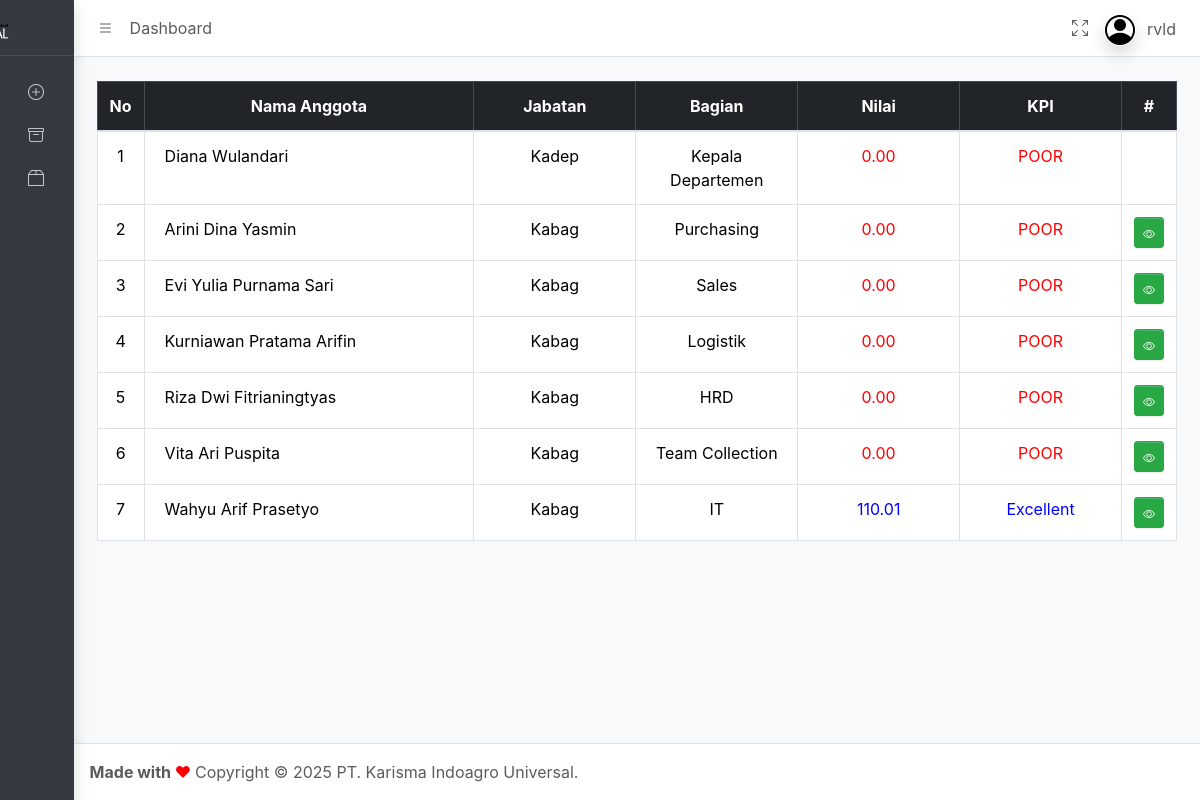
Before: /kpikadep.php (signed in) with the older database file.
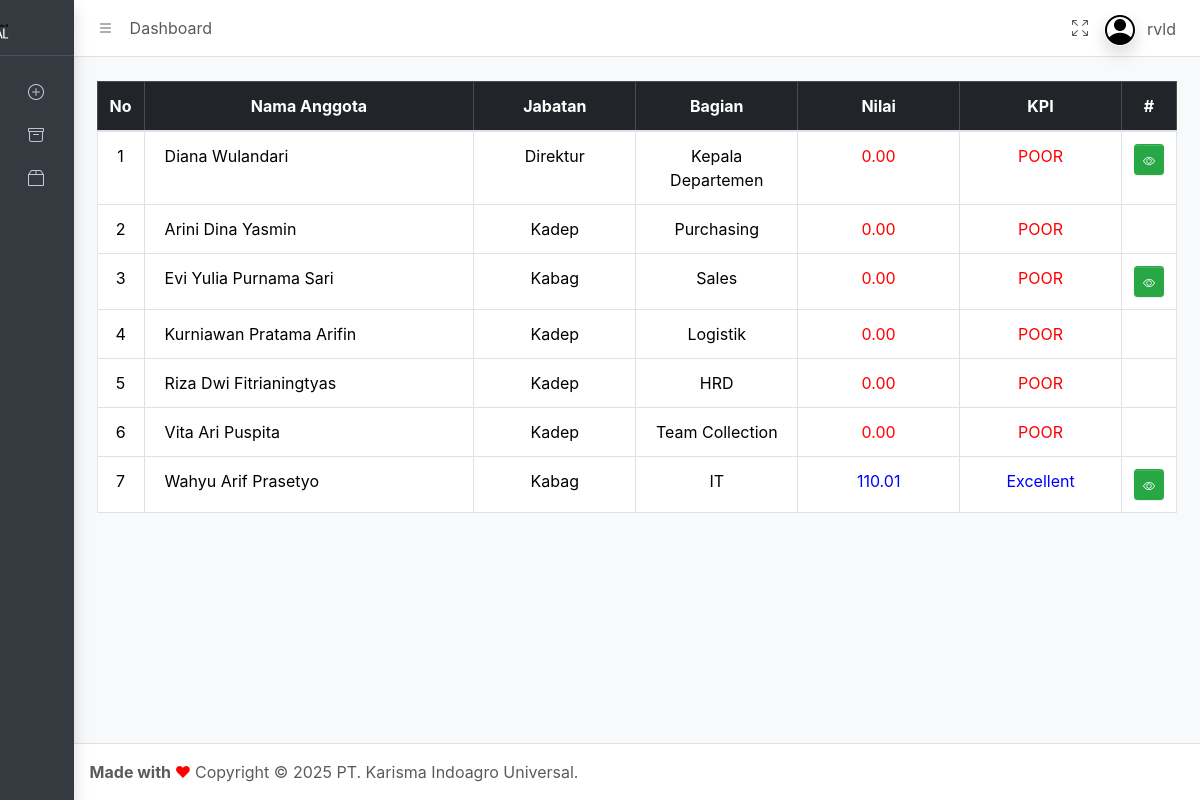
After: the same page with the newer database file.
### tables this page shows
CREATE TABLE `tb_users` (
  `id` int NOT NULL,
  `username` varchar(255) NOT NULL,
  `nama_lngkp` varchar(255) NOT NULL,
  `nik` varchar(255) NOT NULL,
  `bagian` varchar(255) NOT NULL,
  `departement` varchar(255) NOT NULL,
  `jabatan` varchar(255) NOT NULL,
  `atasan` varchar(255) NOT NULL,
  `penilai` varchar(255) NOT NULL
);

CREATE TABLE `tb_bobotkpi` (
  `idbobotkpi` int NOT NULL,
  `id_user` int NOT NULL,
  `bobotwhat` int NOT NULL,
  `bobothow` int NOT NULL
);

### helper/getUser.php (called while the page is built, shortened)
<?php
require 'config.php';
$id_user = $_SESSION['id_user'];
$sql = "SELECT * FROM tb_users WHERE id='$id_user'";
$result = mysqli_query($conn, $sql);
while ($hasil = mysqli_fetch_assoc($result)) {
    $username = $hasil['username'];
}
?>

### kpikadep.php (the view, shortened to what this page needs)
<!DOCTYPE html>
<?php
if (!isset($_SESSION['id_user'])) {
    header("Location: index");
    exit();
} else {
    require 'helper/config.php';
    require 'helper/getUser.php';
}
function getnilai($conn, $id)
{
    $sql = "SELECT * FROM tb_kpi WHERE id_user='$id'";
    $totalws = 0;
    $resultsaf = mysqli_query($conn, $sql);
    while ($hasils = mysqli_fetch_assoc($resultsaf)) {
        $sql3s = "SELECT SUM(total) as total FROM tb_whats WHERE id_user=$id AND id_kpi=" . $hasils['id'];
        $result3s = mysqli_query($conn, $sql3s);
        $row3sd = mysqli_fetch_assoc($result3s);
        $totalnilaisd = $row3sd['total'];
        $nilaiws = ($totalnilaisd * $hasils['bobot']) / 100;
        $totalws += $nilaiws;
    }
    $bobotkpid = 0;
    $sql5a = "SELECT bobotwhat as bw FROM tb_bobotkpi WHERE id_user=$id";
    $result5a = mysqli_query($conn, $sql5a);
    while ($row5a = mysqli_fetch_assoc($result5a)) {
        $bobotkpid = $row5a['bw'];
    }
    $zbotw = ($totalws * $bobotkpid) / 100;
    $totalhfg = 0;
    $resultfg = mysqli_query($conn, $sql);
    while ($hasilfg = mysqli_fetch_assoc($resultfg)) {
        $sql7fg = "SELECT SUM(total) as totalh FROM tb_hows WHERE id_user=$id AND id_kpi=" . $hasilfg['id'];
        $result7fg = mysqli_query($conn, $sql7fg);
        $row7fg = mysqli_fetch_assoc($result7fg);
        $totalnilaihfg = $row7fg['totalh'];
        $nilaihfg = ($totalnilaihfg * $hasilfg['bobot2']) / 100;
        $totalhfg += $nilaihfg;
    }
    $bobotkpias = 0;
    $sql8a = "SELECT bobothow as bh FROM tb_bobotkpi WHERE id_user=$id";
    $result8a = mysqli_query($conn, $sql8a);
    while ($row8a = mysqli_fetch_assoc($result8a)) {
        $bobotkpias = $row8a['bh'];
    }
    $zboth = ($totalhfg * $bobotkpias) / 100;
    return number_format($zboth + $zbotw, 2);
}
function getkpi($nilair)
{
    if ($nilair < 90) {
        return "POOR";
    } elseif ($nilair <= 100) {
        return "GOOD";
    } elseif ($nilair <= 110) {
        return "Very Good";
    } else {
        return "Excellent";
    }
}
?>
<html lang="en">
<head>
    <link rel="stylesheet" href="https://cdn.jsdelivr.net/npm/@fontsource/source-sans-3@5.0.12/index.css"
>
    <link rel="stylesheet" href="https://cdn.jsdelivr.net/npm/overlayscrollbars@2.3.0/styles/overlayscrollbars.min.css"
>
    <link rel="stylesheet" href="https://cdn.jsdelivr.net/npm/bootstrap-icons@1.11.0/font/bootstrap-icons.min.css"
>
    <link rel="stylesheet" href="assets/css/adminlte.css">
    <link rel="stylesheet" href="https://cdn.jsdelivr.net/npm/bootstrap@4.6.2/dist/css/bootstrap.min.css"
>
    <link rel="stylesheet" type="text/css" href="assets/css/datatables/datatables.min.css" />
    <link rel="stylesheet" href="https://cdn.jsdelivr.net/npm/apexcharts@3.37.1/dist/apexcharts.css"
>
    <link rel="stylesheet" href="https://cdn.jsdelivr.net/npm/jsvectormap@1.5.3/dist/css/jsvectormap.min.css"
>
</head>
<body class="layout-fixed sidebar-expand-lg sidebar-mini sidebar-collapse bg-body-tertiary">
    <div class="app-wrapper">
        <?php include("pages/kpikabag/k_nav.php"); ?>
        <?php include("pages/part/p_aside.php"); ?>
        <main class="app-main">
            <div class="app-content">
                <div class="container-fluid">
                    <div class="mt-4">
                        <div class="table-responsive">
                            <table id="datatablenya" class="table align-midle table-hover table-bordered">
                                <thead class="table-dark">
                                    <tr>
                                        <th width="3%">
                                            <center>No</center>
                                        </th>
                                        <th>
                                            <center>Nama Anggota</center>
                                        </th>
                                        <th width="15%">
                                            <center>Jabatan</center>
                                        </th>
                                        <th width="15%">
                                            <center>Bagian</center>
                                        </th>
                                        <th width="15%">
                                            <center>Nilai</center>
                                        </th>
                                        <th width="15%">
                                            <center>KPI</center>
                                        </th>
                                        <th width="5%">
                                            <center>#</center>
                                        </th>
                                    </tr>
                                </thead>
                                <tbody>
                                    <?php $no = 1;
                                    $sqlhd = "SELECT *
                                                    FROM tb_users
                                                    WHERE atasan = 'Diana Wulandari' OR nama_lngkp = 'Diana Wulandari'
                                                    ORDER BY
                                                        CASE
                                                            WHEN nama_lngkp = 'Diana Wulandari' THEN 0
                                                            ELSE 1
                                                        END,
                                                        nama_lngkp";
                                    $sgdah = mysqli_query($conn, $sqlhd);
                                    while ($hasilsfa = mysqli_fetch_assoc($sgdah)) { ?>
                                        <tr>
                                            <td>
                                                <center><?= $no; ?></center>
                                            </td>
                                            <td style="padding-left: 20px;">
                                                <?= $hasilsfa['nama_lngkp']; ?>
                                            </td>
                                            <td>
                                                <center><?= $hasilsfa['jabatan']; ?></center>
                                            </td>
                                            <td>
                                                <center><?= $hasilsfa['bagian']; ?></center>
                                            </td>
                                            <?php
                                            $nilair = getnilai($conn, $hasilsfa['id']);
                                            if ($nilair < 90) {
                                                $wrabs = "red";
                                            } elseif ($nilair <= 100) {
                                                $wrabs = "orange";
                                            } elseif ($nilair <= 110) {
                                                $wrabs = "green";
                                            } else {
                                                $wrabs = "blue";
                                            } ?>
                                            <td style="color:<?= $wrabs ?>">
                                                <center><?php echo getnilai($conn, $hasilsfa['id']); ?></center>
                                            </td>
                                            <td style="color:<?= $wrabs ?>">
                                                <center><?= getkpi(getnilai($conn, $hasilsfa['id'])); ?></center>
                                            </td>
                                            <td>
                                                <?php if ($hasilsfa['jabatan'] != 'Kadep') { ?>
                                                    <center><a type="button" href="kpianggota?id=<?= $hasilsfa['id']; ?>"
                                                            class="btn btn-success btn-sm">
                                                            <i class="bi bi-eye fs-8"></i>
                                                        </a></center>
                                                <?php } ?>
                                            </td>
                                        </tr>
                                    <?php $no++;
                                    } ?>
                                </tbody>
                            </table>
                        </div>
                    </div>
                </div>
            </div>
        </main>
        <?php include("pages/part/p_footer.php"); ?>
</body>
</html>

### pages/kpikabag/k_nav.php (shortened to what this page needs)
<nav class="app-header navbar navbar-expand bg-body">
    <div class="container-fluid">
        <ul class="navbar-nav">
            <li class="nav-item"> <a class="nav-link" data-lte-toggle="sidebar" href="#" role="button"> <i class="bi bi-list"></i> </a> </li>
            <li class="nav-item d-none d-md-block"> <a href="dashboard" class="nav-link">Dashboard</a> </li>
        </ul>
        <ul class="navbar-nav ms-auto">
            <li class="nav-item"> <a class="nav-link" href="#" data-lte-toggle="fullscreen"> <i data-lte-icon="maximize" class="bi bi-arrows-fullscreen"></i> </a> </li>
            <li class="nav-item dropdown user-menu"> <a href="#" class="nav-link dropdown-toggle" data-bs-toggle="dropdown"> <img style="margin-top: -2px;" src="assets/img/profile.png" class="user-image rounded-circle shadow" alt="User Image"> <span class="d-none d-md-inline"><?php echo $username?></span> </a>
            </li>
        </ul>
    </div>
</nav>

### pages/part/p_aside.php (shortened to what this page needs)
<aside class="app-sidebar bg-body-secondary shadow" data-bs-theme="dark">
    <div class="sidebar-brand">
        <a href="dashboard" class="brand-link">
            <img src="assets/img/logokpi.png" alt="Logo" class="brand-image opacity-100">
        </a>
    </div>
    <div class="sidebar-wrapper">
        <nav class="mt-2">
            <ul class="nav sidebar-menu flex-column" data-lte-toggle="treeview" role="menu" data-accordion="false">
                <li class="nav-item"> <a href="dashboard" class="nav-link"> <i class="nav-icon bi bi-plus-circle"></i>
                    </a>
                </li>
                <li class="nav-item"> <a href="archive" class="nav-link"> <i class="nav-icon bi bi-archive"></i>
                    </a>
                </li>
                <li class="nav-item"> <a href="eviden" class="nav-link"> <i class="nav-icon bi bi-box2"></i>
                    </a>
                </li>
            </ul>
        </nav>
    </div>
</aside>

### pages/part/p_footer.php (shortened to what this page needs)
<footer class="app-footer">
              <strong>
                Made with <span style="color: red;">&hearts;</span>
            </strong>
            Copyright &copy; 2025 PT. Karisma Indoagro Universal.
        </footer>
    </div>

Changed rows visible on the page:
changed tb_users "Diana Wulandari": jabatan "Kadep" → "Direktur"
changed tb_users "Arini Dina Yasmin": jabatan "Kabag" → "Kadep"
changed tb_users "Kurniawan Pratama Arifin": jabatan "Kabag" → "Kadep"
changed tb_users "Riza Dwi Fitrianingtyas": jabatan "Kabag" → "Kadep"
changed tb_users "Vita Ari Puspita": jabatan "Kabag" → "Kadep"
